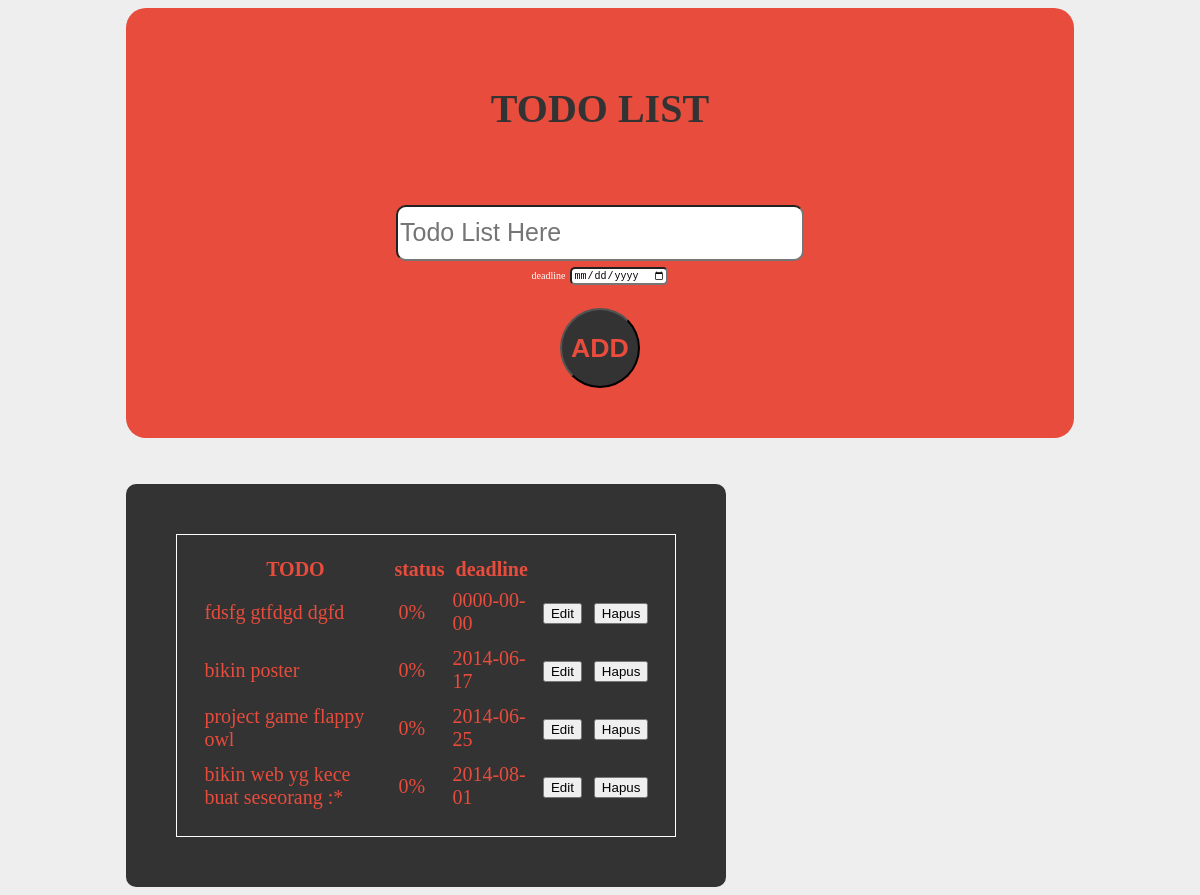
The page / on the database its author committed.
### tables this page shows
CREATE TABLE IF NOT EXISTS `aktifitas` (
  `idList` int(5) NOT NULL AUTO_INCREMENT,
  `todo` varchar(200) NOT NULL,
  `tanggal` date NOT NULL,
  `status` enum('0%','10 %','20 %','30 %','40 %','50 %','70 %','80 %','90 %','done') NOT NULL,
  `hapus` int(1) NOT NULL,
  PRIMARY KEY (`idList`)
);

### index.php (the view, shortened to what this page needs)
<!DOCTYPE html>
<html>
<head>
	<link rel="stylesheet" type="text/css" href="css/main.css">
</head>
<body>
	<div class="kotak-luar">
		<form class="form-list" action="ListInput.php" method="post">
			<h1>TODO LIST</h1>
			<br/><br/>
			<div class="kotak-tabel">
				<div>
					<input type="text" name="todo" placeholder="Todo List Here" class="input-todo" required>
					<br/>
					<label class="label-tanggal">deadline</label>
					<input type="date" name="deadline" placeholder="yyyy-mm-dd" required class="input-tanggal">
				</div>
				<br/>
					<button type="submit" name="submit" value="Add"><h1>ADD</h1> </button>
			</div>
		</form>
		<br/><br/>
		<div class="kotak-list">
		<table>
			<thead>
				<tr>
					<th>
						TODO
					</th>
					<th>
						status
					</th>
					<th>
						deadline
					</th>
				</tr>
			</thead>
			<tbody>
					<?php
					include 'connectDB.php';
					try{
						$todolist = $db->query("SELECT * FROM aktifitas Where hapus = 0");
						foreach ($todolist as $data) {
							echo '<tr>';
							echo '<td>'.$data['todo'].'</td>';
							echo '<td>'.$data['status'].'</td>';
							echo '<td>'.$data['tanggal'].'</td>';
							?>
							<td>
								<form action="editList.php" method="post">
									<input type="submit" name="submit" value="Edit">
								</form>
							</td>
							<td>
								<form action="hapusList.php" method="post">
									<input type="submit" name="submit" value="Hapus">
								</form>
							</td>
							<?
							echo '</tr>';
						}
					}catch(PDOException $e){
						echo $e->getMessage();
					}
					?>
			</tbody>
		</table>
		</div>
	</div>
</body>
</html>

### css/main.css (style rules this page uses)
body { background-color: #eeeeee; font-size: 20px; color: #333; }
.form-list { background-color: #E74C3C; padding: 50px; border-radius: 20px; display: block; text-align: center; }
.kotak-luar { padding-left: 10%; width: 80%; padding-right: 10%; }
button { width: 80px; height: 80px; background-color: #333; color: #E74C3C; border-radius: 100% }
.input-todo { height: 50px; width: 400px; font-size: 25px; border-radius: 10px; }
.label-tanggal { color: #fff; font-size: 10px; }
.input-tanggal { font-size: 10px; border-radius: 5px; }
.kotak-list { padding: 50px; width: 500px; background-color: #333; color: #E74C3C; border-radius: 10px; }
td { padding: 5px; }
table { border:1px solid #fff; padding: 20px; }

### rows shown on the page
aktifitas: todo "fdsfg gtfdgd dgfd", status "0%", tanggal "0000-00-00"
aktifitas: todo "bikin poster", status "0%", tanggal "2014-06-17"
aktifitas: todo "project game flappy owl", status "0%", tanggal "2014-06-25"
aktifitas: todo "bikin web yg kece buat seseorang :*", status "0%", tanggal "2014-08-01"
